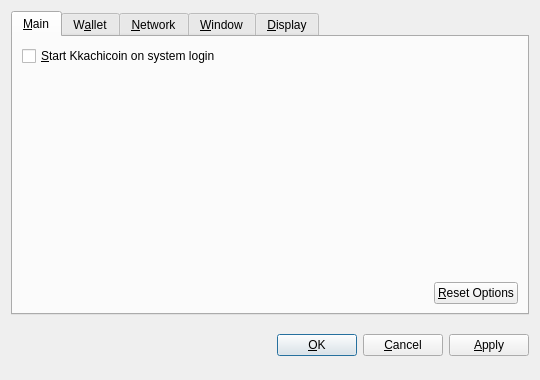
<?xml version="1.0" encoding="UTF-8"?>
<ui version="4.0">
 <class>OptionsDialog</class>
 <widget class="QDialog" name="OptionsDialog">
  <property name="geometry">
   <rect>
    <x>0</x>
    <y>0</y>
    <width>540</width>
    <height>380</height>
   </rect>
  </property>
  <property name="windowTitle">
   <string>Options</string>
  </property>
  <property name="modal">
   <bool>true</bool>
  </property>
  <layout class="QVBoxLayout" name="verticalLayout">
   <item>
    <widget class="QTabWidget" name="tabWidget">
     <property name="tabPosition">
      <enum>QTabWidget::North</enum>
     </property>
     <property name="currentIndex">
      <number>0</number>
     </property>
     <widget class="QWidget" name="tabMain">
      <attribute name="title">
       <string>&amp;Main</string>
      </attribute>
      <layout class="QVBoxLayout" name="verticalLayout_Main">
       <item>
        <widget class="QCheckBox" name="bitcoinAtStartup">
         <property name="toolTip">
          <string>Automatically start Kkachicoin after logging in to the system.</string>
         </property>
         <property name="text">
          <string>&amp;Start Kkachicoin on system login</string>
         </property>
        </widget>
       </item>
       <item>
        <spacer name="verticalSpacer_Main">
         <property name="orientation">
          <enum>Qt::Vertical</enum>
         </property>
         <property name="sizeHint" stdset="0">
          <size>
           <width>20</width>
           <height>40</height>
          </size>
         </property>
        </spacer>
       </item>
       <item>
        <layout class="QHBoxLayout" name="horizontalLayout_2_Main">
         <item>
          <spacer name="horizontalSpacer_2_Main">
           <property name="orientation">
            <enum>Qt::Horizontal</enum>
           </property>
           <property name="sizeHint" stdset="0">
            <size>
             <width>40</width>
             <height>20</height>
            </size>
           </property>
          </spacer>
         </item>
         <item>
          <widget class="QPushButton" name="resetButton">
           <property name="toolTip">
            <string>Reset all client options to default.</string>
           </property>
           <property name="text">
            <string>&amp;Reset Options</string>
           </property>
           <property name="autoDefault">
            <bool>false</bool>
           </property>
          </widget>
         </item>
        </layout>
       </item>
      </layout>
     </widget>
     <widget class="QWidget" name="tabWallet">
      <attribute name="title">
       <string>W&amp;allet</string>
      </attribute>
      <layout class="QVBoxLayout" name="verticalLayout_Network">
       <item>
        <widget class="QLabel" name="transactionFeeInfoLabel">
         <property name="text">
          <string>Optional transaction fee per kB that helps make sure your transactions are processed quickly. Most transactions are 1 kB.</string>
         </property>
         <property name="textFormat">
          <enum>Qt::PlainText</enum>
         </property>
         <property name="wordWrap">
          <bool>true</bool>
         </property>
        </widget>
       </item>
       <item>
        <layout class="QHBoxLayout" name="horizontalLayout_1_Main">
         <item>
          <widget class="QLabel" name="transactionFeeLabel">
           <property name="text">
            <string>Pay transaction &amp;fee</string>
           </property>
           <property name="textFormat">
            <enum>Qt::PlainText</enum>
           </property>
           <property name="buddy">
            <cstring>transactionFee</cstring>
           </property>
          </widget>
         </item>
         <item>
          <widget class="BitcoinAmountField" name="transactionFee"/>
         </item>
         <item>
          <spacer name="horizontalSpacer_1_Main">
           <property name="orientation">
            <enum>Qt::Horizontal</enum>
           </property>
           <property name="sizeHint" stdset="0">
            <size>
             <width>40</width>
             <height>20</height>
            </size>
           </property>
          </spacer>
         </item>
        </layout>
       </item>
       <item>
        <widget class="QLabel" name="label">
         <property name="text">
          <string>If you disable the spending of unconfirmed change, the change from a transaction cannot be used until that transaction has at least one confirmation. This also affects how your balance is computed.</string>
         </property>
         <property name="wordWrap">
          <bool>true</bool>
         </property>
        </widget>
       </item>
       <item>
        <widget class="QCheckBox" name="spendZeroConfChange">
         <property name="text">
          <string>Spend unconfirmed change  (experts only)</string>
         </property>
        </widget>
       </item>
       <item>
        <spacer name="verticalSpacer">
         <property name="orientation">
          <enum>Qt::Vertical</enum>
         </property>
         <property name="sizeHint" stdset="0">
          <size>
           <width>20</width>
           <height>40</height>
          </size>
         </property>
        </spacer>
       </item>
      </layout>
     </widget>
     <widget class="QWidget" name="tabNetwork">
      <attribute name="title">
       <string>&amp;Network</string>
      </attribute>
      <layout class="QVBoxLayout" name="verticalLayout_Network">
       <item>
        <widget class="QCheckBox" name="mapPortUpnp">
         <property name="toolTip">
          <string>Automatically open the Kkachicoin client port on the router. This only works when your router supports UPnP and it is enabled.</string>
         </property>
         <property name="text">
          <string>Map port using &amp;UPnP</string>
         </property>
        </widget>
       </item>
       <item>
        <widget class="QCheckBox" name="connectSocks">
         <property name="toolTip">
          <string>Connect to the Kkachicoin network through a SOCKS proxy (e.g. when connecting through Tor).</string>
         </property>
         <property name="text">
          <string>&amp;Connect through SOCKS proxy:</string>
         </property>
        </widget>
       </item>
       <item>
        <layout class="QHBoxLayout" name="horizontalLayout_Network">
         <item>
          <widget class="QLabel" name="proxyIpLabel">
           <property name="text">
            <string>Proxy &amp;IP:</string>
           </property>
           <property name="textFormat">
            <enum>Qt::PlainText</enum>
           </property>
           <property name="buddy">
            <cstring>proxyIp</cstring>
           </property>
          </widget>
         </item>
         <item>
          <widget class="QValidatedLineEdit" name="proxyIp">
           <property name="maximumSize">
            <size>
             <width>140</width>
             <height>16777215</height>
            </size>
           </property>
           <property name="toolTip">
            <string>IP address of the proxy (e.g. 127.0.0.1)</string>
           </property>
          </widget>
         </item>
         <item>
          <widget class="QLabel" name="proxyPortLabel">
           <property name="text">
            <string>&amp;Port:</string>
           </property>
           <property name="textFormat">
            <enum>Qt::PlainText</enum>
           </property>
           <property name="buddy">
            <cstring>proxyPort</cstring>
           </property>
          </widget>
         </item>
         <item>
          <widget class="QLineEdit" name="proxyPort">
           <property name="maximumSize">
            <size>
             <width>55</width>
             <height>16777215</height>
            </size>
           </property>
           <property name="toolTip">
            <string>Port of the proxy (e.g. 9050)</string>
           </property>
          </widget>
         </item>
         <item>
          <widget class="QLabel" name="socksVersionLabel">
           <property name="text">
            <string>SOCKS &amp;Version:</string>
           </property>
           <property name="textFormat">
            <enum>Qt::PlainText</enum>
           </property>
           <property name="buddy">
            <cstring>socksVersion</cstring>
           </property>
          </widget>
         </item>
         <item>
          <widget class="QValueComboBox" name="socksVersion">
           <property name="toolTip">
            <string>SOCKS version of the proxy (e.g. 5)</string>
           </property>
          </widget>
         </item>
         <item>
          <spacer name="horizontalSpacer_Network">
           <property name="orientation">
            <enum>Qt::Horizontal</enum>
           </property>
           <property name="sizeHint" stdset="0">
            <size>
             <width>40</width>
             <height>20</height>
            </size>
           </property>
          </spacer>
         </item>
        </layout>
       </item>
       <item>
        <spacer name="verticalSpacer_Network">
         <property name="orientation">
          <enum>Qt::Vertical</enum>
         </property>
         <property name="sizeHint" stdset="0">
          <size>
           <width>20</width>
           <height>40</height>
          </size>
         </property>
        </spacer>
       </item>
      </layout>
     </widget>
     <widget class="QWidget" name="tabWindow">
      <attribute name="title">
       <string>&amp;Window</string>
      </attribute>
      <layout class="QVBoxLayout" name="verticalLayout_Window">
       <item>
        <widget class="QCheckBox" name="minimizeToTray">
         <property name="toolTip">
          <string>Show only a tray icon after minimizing the window.</string>
         </property>
         <property name="text">
          <string>&amp;Minimize to the tray instead of the taskbar</string>
         </property>
        </widget>
       </item>
       <item>
        <widget class="QCheckBox" name="minimizeOnClose">
         <property name="toolTip">
          <string>Minimize instead of exit the application when the window is closed. When this option is enabled, the application will be closed only after selecting Quit in the menu.</string>
         </property>
         <property name="text">
          <string>M&amp;inimize on close</string>
         </property>
        </widget>
       </item>
       <item>
        <spacer name="verticalSpacer_Window">
         <property name="orientation">
          <enum>Qt::Vertical</enum>
         </property>
         <property name="sizeHint" stdset="0">
          <size>
           <width>20</width>
           <height>40</height>
          </size>
         </property>
        </spacer>
       </item>
      </layout>
     </widget>
     <widget class="QWidget" name="tabDisplay">
      <attribute name="title">
       <string>&amp;Display</string>
      </attribute>
      <layout class="QVBoxLayout" name="verticalLayout_Display">
       <item>
        <layout class="QHBoxLayout" name="horizontalLayout_1_Display">
         <item>
          <widget class="QLabel" name="langLabel">
           <property name="text">
            <string>User Interface &amp;language:</string>
           </property>
           <property name="textFormat">
            <enum>Qt::PlainText</enum>
           </property>
           <property name="buddy">
            <cstring>lang</cstring>
           </property>
          </widget>
         </item>
         <item>
          <widget class="QValueComboBox" name="lang">
           <property name="toolTip">
            <string>The user interface language can be set here. This setting will take effect after restarting Kkachicoin.</string>
           </property>
          </widget>
         </item>
        </layout>
       </item>
       <item>
        <layout class="QHBoxLayout" name="horizontalLayout_2_Display">
         <item>
          <widget class="QLabel" name="unitLabel">
           <property name="text">
            <string>&amp;Unit to show amounts in:</string>
           </property>
           <property name="textFormat">
            <enum>Qt::PlainText</enum>
           </property>
           <property name="buddy">
            <cstring>unit</cstring>
           </property>
          </widget>
         </item>
         <item>
          <widget class="QValueComboBox" name="unit">
           <property name="toolTip">
            <string>Choose the default subdivision unit to show in the interface and when sending coins.</string>
           </property>
          </widget>
         </item>
        </layout>
       </item>
       <item>
        <widget class="QCheckBox" name="displayAddresses">
         <property name="toolTip">
          <string>Whether to show Kkachicoin addresses in the transaction list or not.</string>
         </property>
         <property name="text">
          <string>&amp;Display addresses in transaction list</string>
         </property>
        </widget>
       </item>
       <item>
        <widget class="QCheckBox" name="coinControlFeatures">
         <property name="toolTip">
          <string>Whether to show coin control features or not.</string>
         </property>
         <property name="text">
          <string>Display coin &amp;control features (experts only!)</string>
         </property>
        </widget>
       </item>
       <item>
        <spacer name="verticalSpacer_Display">
         <property name="orientation">
          <enum>Qt::Vertical</enum>
         </property>
         <property name="sizeHint" stdset="0">
          <size>
           <width>20</width>
           <height>40</height>
          </size>
         </property>
        </spacer>
       </item>
      </layout>
     </widget>
    </widget>
   </item>
   <item>
    <layout class="QHBoxLayout" name="horizontalLayout_Buttons">
     <item>
      <spacer name="horizontalSpacer_1">
       <property name="orientation">
        <enum>Qt::Horizontal</enum>
       </property>
       <property name="sizeHint" stdset="0">
        <size>
         <width>40</width>
         <height>48</height>
        </size>
       </property>
      </spacer>
     </item>
     <item>
      <widget class="QLabel" name="statusLabel">
       <property name="font">
        <font>
         <weight>75</weight>
         <bold>true</bold>
        </font>
       </property>
       <property name="text">
        <string/>
       </property>
       <property name="textFormat">
        <enum>Qt::PlainText</enum>
       </property>
       <property name="wordWrap">
        <bool>true</bool>
       </property>
      </widget>
     </item>
     <item>
      <spacer name="horizontalSpacer_2">
       <property name="orientation">
        <enum>Qt::Horizontal</enum>
       </property>
       <property name="sizeHint" stdset="0">
        <size>
         <width>40</width>
         <height>48</height>
        </size>
       </property>
      </spacer>
     </item>
     <item>
      <widget class="QPushButton" name="okButton">
       <property name="text">
        <string>&amp;OK</string>
       </property>
      </widget>
     </item>
     <item>
      <widget class="QPushButton" name="cancelButton">
       <property name="text">
        <string>&amp;Cancel</string>
       </property>
       <property name="autoDefault">
        <bool>false</bool>
       </property>
      </widget>
     </item>
     <item>
      <widget class="QPushButton" name="applyButton">
       <property name="text">
        <string>&amp;Apply</string>
       </property>
       <property name="autoDefault">
        <bool>false</bool>
       </property>
      </widget>
     </item>
    </layout>
   </item>
  </layout>
 </widget>
 <customwidgets>
  <customwidget>
   <class>BitcoinAmountField</class>
   <extends>QSpinBox</extends>
   <header>bitcoinamountfield.h</header>
  </customwidget>
  <customwidget>
   <class>QValueComboBox</class>
   <extends>QComboBox</extends>
   <header>qvaluecombobox.h</header>
  </customwidget>
  <customwidget>
   <class>QValidatedLineEdit</class>
   <extends>QLineEdit</extends>
   <header>qvalidatedlineedit.h</header>
  </customwidget>
 </customwidgets>
 <resources/>
 <connections/>
</ui>
